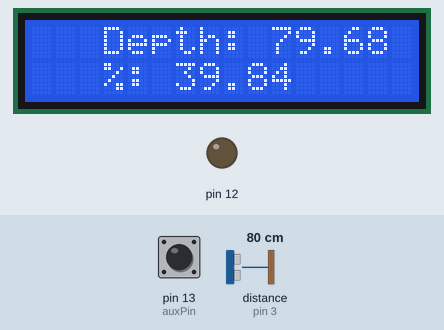
Simulated run of this sketch. Board: Arduino Uno, built with avr-gcc and run on an emulated ATmega328P. Shown: 16×2 character LCD, output pins drawn as LEDs (lit = HIGH). Wiring (inferred from the names in the program): ultrasonic range finder: trigger pin 2; echo pin 3. The test bench sets the inputs (shaded band); at power-on: distance to the obstacle (sensor on pin 3) 80 cm, pin 13 (auxPin) HIGH. The echo pulse lasts 58.3 µs per cm; pins used as bus, display or sensor lines are not drawn; what the sketch prints to the serial monitor is not drawn.

Above: at 1.2 s.
1.3 s: distance to the obstacle (sensor on pin 3) set to 2 cm
At 3.9 s:
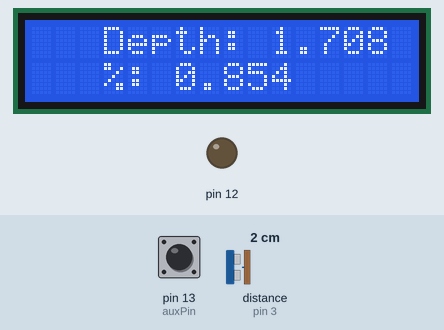
7.6 s: distance to the obstacle (sensor on pin 3) set to 4 cm
At 9.5 s:
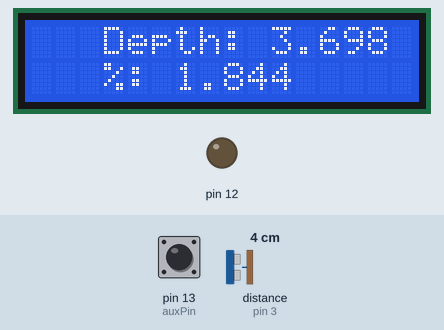
10.6 s: distance to the obstacle (sensor on pin 3) set to 9 cm
At 13.5 s:
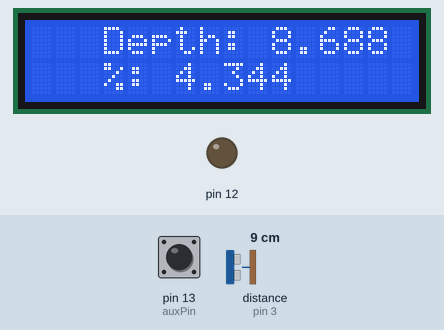
Timing chart, 0 to 15.0 s (numbered marks = the images above; inputs shaded):
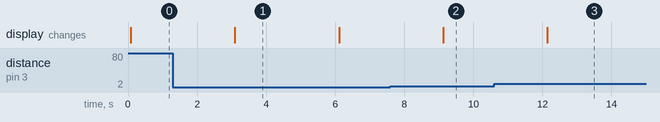

The sketch:

TX_US_Depth.ino
```cpp
#include<LiquidCrystal.h>
#include<SoftwareSerial.h>

LiquidCrystal lcd(8, 9, 4, 5, 6, 7);

const int trigpin = 2;
const int echopin = 3;

//Connect M0 and M1 to GND
const int rxPin = 10; // Connect to Module TXD
const int txPin = 11; // Connect to Module RXD (via 5V-to-3.3V voltage divider)

SoftwareSerial loraSerial(rxPin, txPin);

const int auxPin = 13;

void ultrasonic(float* out) {
  digitalWrite(trigpin, LOW);
  delayMicroseconds(2);
  digitalWrite(trigpin, HIGH);
  delayMicroseconds(10);          // fixed
  digitalWrite(trigpin, LOW);

  long duration = pulseIn(echopin, HIGH, 26000);
  float distance = 0.0343 * duration / 2.0;
  out[0] = distance;
  out[1] = distance / 2.0;
}


void sendFloatArray(float* arr, uint8_t count){
  loraSerial.write(0xAA);
  loraSerial.write(count);
  for(uint8_t i = 0; i< count; i++){
    byte b[4];
    memcpy(b, &arr[i], 4);
    loraSerial.write(b, 4);
  }
}

void setup() {
  // put your setup code here, to run once:
  Serial.begin(9600);
  pinMode(trigpin, OUTPUT);
  pinMode(echopin, INPUT);
  pinMode(12, OUTPUT);
  lcd.begin(16, 2);
  lcd.setCursor(3, 0);
  lcd.print("Depth: ");
  lcd.setCursor(3, 1);
  lcd.print("%: ");
  loraSerial.begin(9600);
  pinMode(auxPin, INPUT);
}

void loop() {
  float data[2];
  ultrasonic(data);

  uint8_t len = sizeof(data) / sizeof(data[0]);

  lcd.setCursor(10, 0);
  lcd.print(data[0]);
  lcd.setCursor(6, 1);
  lcd.print(data[1]);

  Serial.print("Depth: ");
  Serial.print(data[0]);
  Serial.println(" cm");
  Serial.print("%: ");
  Serial.println(data[1]);

  while (digitalRead(auxPin) == LOW);  // wait until module idle
  sendFloatArray(data, len);
  while (digitalRead(auxPin) == LOW);  // wait until TX complete
  Serial.println("Packet Sent");

  delay(3000);
}
```

Measured:
- after the input at 1.3 s, the display: changes after 1.8 s (image 1)
- after the input at 7.6 s, the display: changes after 1.5 s (image 2)
- after the input at 10.6 s, the display: changes after 1.5 s (image 3)
- what the display in image 1 shows lasts 3.0 s, from 3.1 s to 6.1 s
